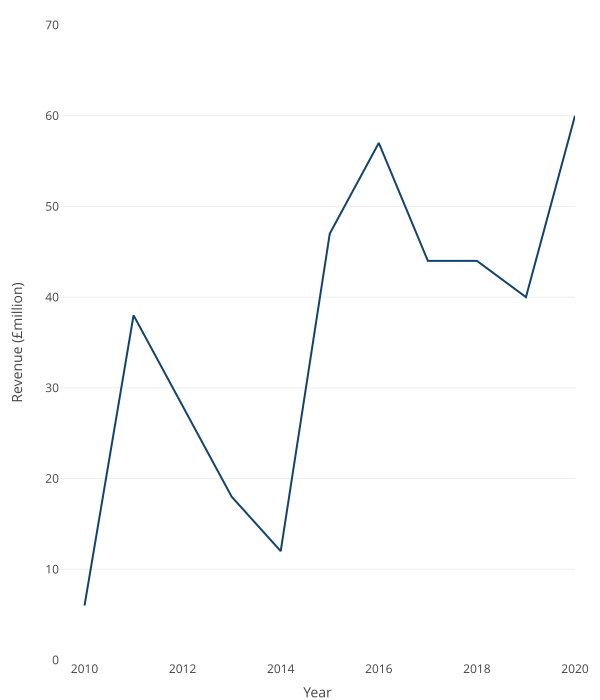

The R source for this figure:
# Example R code to create simple line chart

# Package dependencies ----
library(plotly)

# Example data ----
year <- c(2010:2020)
revenue <- c(6, 38, 28, 18, 12, 47, 57, 44, 44, 40, 60)
revenue_data <- data.frame(year, revenue)

# Making chart ----
fig <- plot_ly(revenue_data, 
               x = ~year, 
               y = ~revenue, 
               type = 'scatter', 
               mode ='lines',
               line = list(color = "#12436D")) %>% # Set line colour
  layout(xaxis = list(title = "Year", 
                      range = list(2009.5,2020), # Using this to space the axes
                      gridcolor = "#ffffff"),
         yaxis = list(title = "Revenue (£million)", 
                      range = list(0,70),
                      zeroline = FALSE))

# Saving as SVG ----
# This sets the preview in RStudio to give SVG download as default
fig %>% 
  config(
    toImageButtonOptions = list(
      format = "svg",
      filename = "simple_line",
      width = 1920,
      height = 1080
    )
  )

# Finally, in the viewer pane click on the camera to download plot

# For more customisation options in plotly go to https://plotly.com/ggplot2/line-charts/
